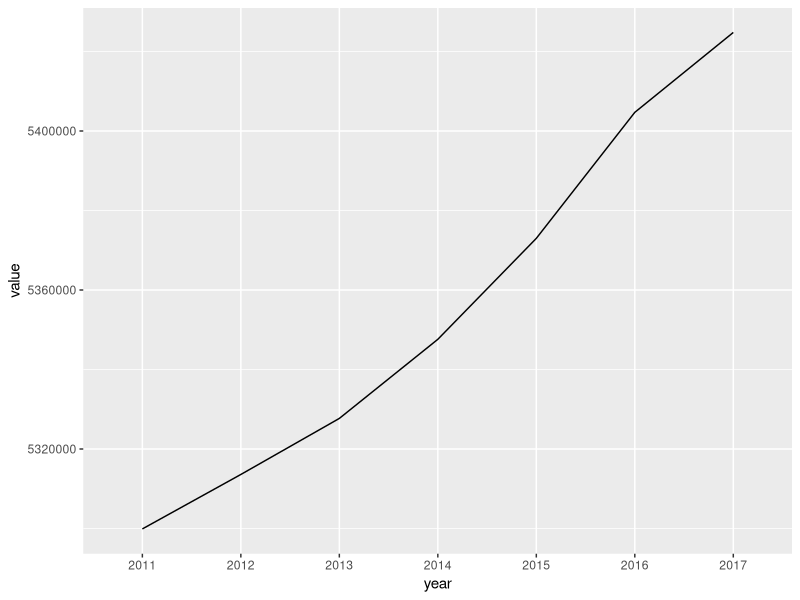

The R script that drew this image:
# exercise 1 - I do / we do

# install the libraries that we need for this exercise

library(tidyr)
library(ggplot2)

# get the population data from the csv file that we saved before and put into a variable
# if this path doesn't work - browse to the file using the Files panel, then click
# import dataset and get the path from there
# notice the column headers in the dataframe - columns can't begin with numbers, so the X gets added
# in this case, we'll remove them leter on, but we could change the column names

population <- read.csv("data/exercise_1_data.csv",stringsAsFactors = F)

# ggplot prefers data in a tidy format - one observation per row
# the gather function makes data tidy

population_tidy <- population %>%
                    gather("year","value",3:9)

# get the single year from the year column of the dataframe (using substr(ing) function)

population_tidy$year <- substr(population_tidy$year,2,6)

# now we filter the dataframe to only scotland. There are different ways to do this 
# - subset, filter by row reference, and dplyr. We'll look at 'which' first, then dplyr later on

population_tidy_scotland <- population_tidy[which(population_tidy$Reference.Area == 'Scotland'),]

# now we draw a chart using ggplot - raw, ggplot defaults

population_chart <- ggplot(population_tidy_scotland, aes(x=year, y=value, group = Reference.Area)) + 
                    geom_line()
  
# view the chart                  
population_chart

